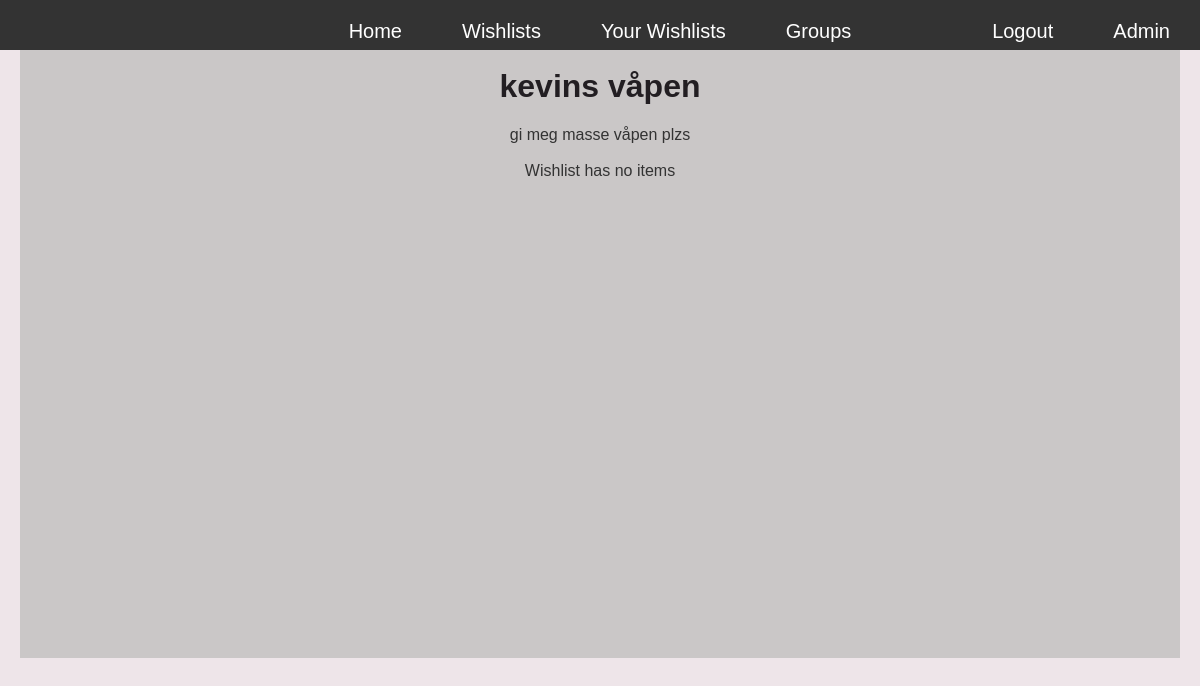
The page /wishlist/3/ (signed in) on the database as committed earlier.
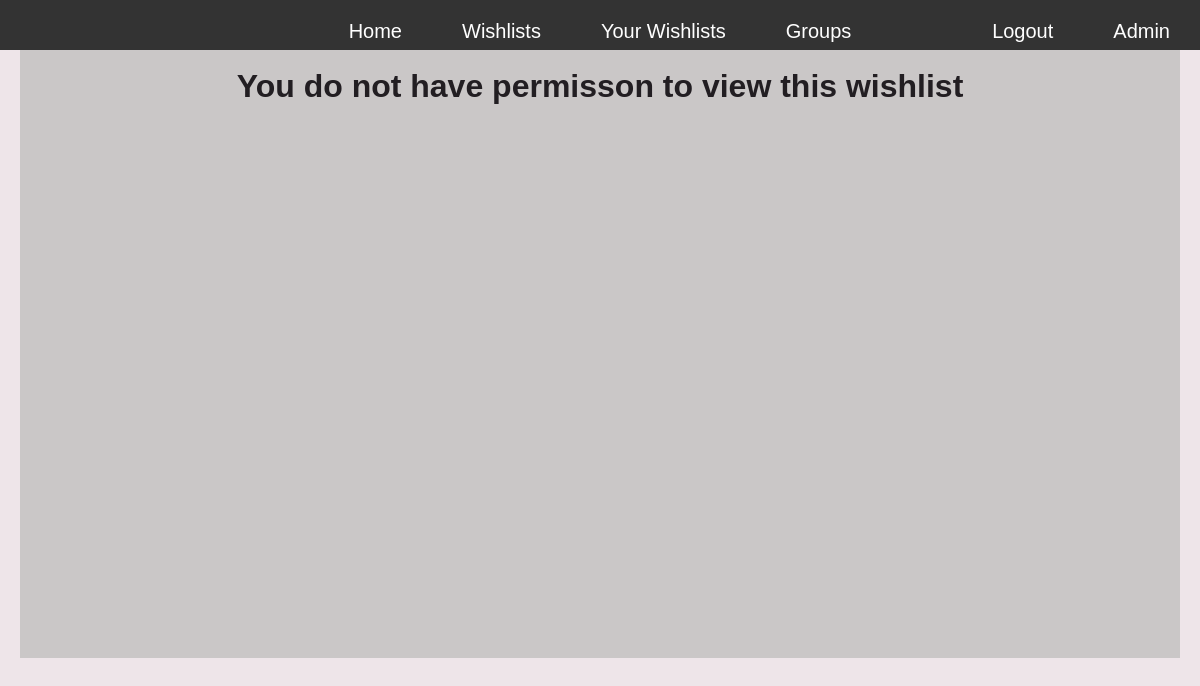
The same page on the database as committed later.
### wishlistManager/models.py (models this page shows, shortened)
class Wishlist(models.Model):
    name = models.CharField(max_length=100)
    description = models.TextField()
    date_created = models.DateTimeField(auto_now_add=True)
    date_modified = models.DateTimeField(auto_now=True)
    privacy_level = models.IntegerField(default=0)
    user = models.ForeignKey('auth.User', related_name='created_wishlists', on_delete=models.CASCADE)
    groups_with_permission = models.ManyToManyField(WishlistGroup, related_name='wishlists', blank=True, null=True)
    users_with_permission = models.ManyToManyField('auth.User', related_name='wishlists', blank=True, null=True)
    def shared_with_user(self, user):
        if user == self.user:
            return False
        if self.privacy_level == 1:
            if user in self.users_with_permission.all():
                return True
            for group in self.groups_with_permission.all():
                if user in group.members.all():
                    return True
        return False
    def user_can_view(self, user):
        return any([self.user == user, self.privacy_level == 0, self.shared_with_user(user)])

### wishlistManager/views.py (the view)
# urls.py: path('', views.wishlist_detail, name='wishlist_detail'),
def wishlist_detail(request, wishlist_id):
    current_wishlist = get_object_or_404(Wishlist, id=wishlist_id)
    items = Item.objects.filter(wishlist = current_wishlist)
    can_view = current_wishlist.user_can_view(request.user)
    if can_view == False:
        current_wishlist = None
        items = None
    context = {'wishlist': current_wishlist, 'items': items, 'can_view':can_view}
    return render(request, 'wishlist/wishlist.html', context)

### wishlistManager/templates/wishlist/wishlist.html (shortened to what this page needs)
{% extends "base.html" %}
{% load static %}
    {% block content %}
    {% if can_view == False %}
    <h1> You do not have permisson to view this wishlist </h1>
    {% endif %}
    {% if can_view %}
        <div class="wishlist-title">
            <div class = "edit_wishlist_button"></div><div class = "delete_wishlist_button"></div>
            <h1> {{ wishlist.name }}</h1>
            {% if request.user == wishlist.user %}
            <form action="{% url 'edit_wishlist' wishlist.id %}" method = "get" class="edit_wishlist_button">
                <button type="submit" class="edit_wishlist_button">edit wishlist</button>
            </form>
            <form action="{% url 'delete_wishlist' wishlist.id %}" method="get" class="delete_wishlist_button">
                {% csrf_token %}
                <button type="submit" class="delete_wishlist_button" >Delete wishlist</button>
            </form>
            {% else %}
            <div class = "edit_wishlist_button"></div><div class = "delete_wishlist_button"></div>
            {% endif %}
        </div>
        <br>
        {% if wishlist.description %}
        <p>{{ wishlist.description }}</p>
        <br>
    {% endif %}
        {% if items|length == 0 %}
        <p>Wishlist has no items</p>
        {% endif %}
    {% endif %}
    {% endblock %}

Rows that differ between the two databases and show on the page:
no longer on this page (row edited): Wishlist: name "kevins våpen", description "gi meg masse våpen plzs"
Other text that changed with them:
text no longer shown: "Wishlist has no items"
text now shown: "You do not have permisson to view this wishlist"
